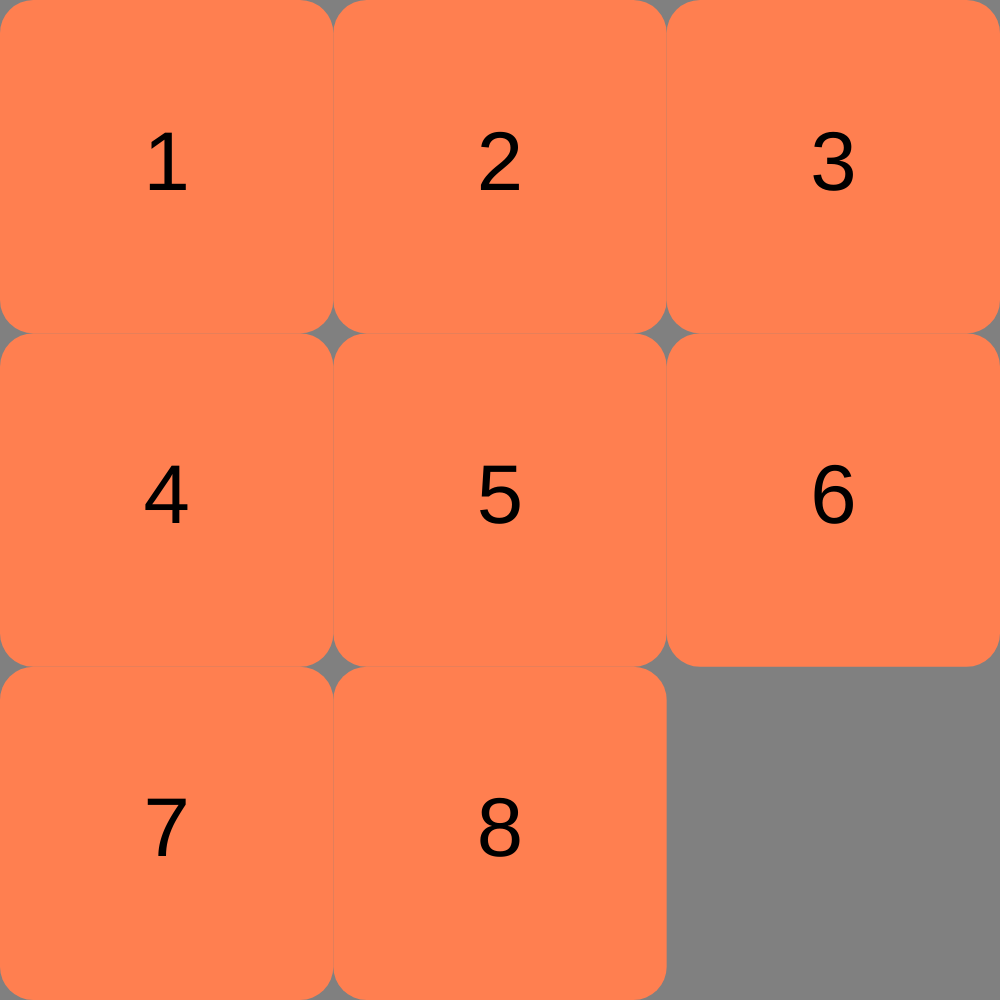
Frame 1 (no input)
Frame 60 (no input): identical to frame 1, image omitted
Frame 120 (the mouse pressed at the canvas centre since frame 60): identical to frame 1, image omitted

The p5.js sketch that drew this single still picture (run headless with seeded random() and noise() and a simulated clock; from frame 60 on, the mouse is pressed at the canvas centre):

// p5.js sketch
// ── sketch.js

function setup() 
{
  var is_height = true;
  var cnv;

  if (windowWidth > windowHeight) {
    is_height = true;
    cnv = createCanvas(windowHeight, windowHeight);
  } else {
    is_height = false;
    cnv = createCanvas(windowWidth, windowWidth);
  }

  if (is_height) {
    cnv.position(windowWidth / 2 - windowHeight / 2);
  }

  function sleep(ms) {
    return new Promise(resolve => setTimeout(resolve, ms));
  }

  var BLACK = color(0, 0, 0);
  var WHITE = color(255, 255, 255);
  var RED = color(255, 0, 0);
  var GREEN = color(0, 255, 0);
  var BLUE = color(0, 0, 255);
  var GREY = color(128, 128, 128);
  var PURPLE = color(128, 0, 128);
  var CYAN = color(0, 255, 255);
  var ORANGE = color(255, 140, 0);
  var CORAL = color(255, 127, 80);

  var BACKGROUND_COLOR = GREY
  var DEFAULT = CORAL;
  var SOLVED_COLOR = GREEN;

  class Box
  {
    constructor(x,y,row,col,cell_width,Text = null)
    {
      this.x = x;
      this.y = y;
      this.row = row;
      this.col = col
      this.cell_width = cell_width;
      this.color = DEFAULT;
      this.Text = Text;
      this.value = int(Text);

      noStroke();
      fill(this.color);
      square(this.x,this.y,this.cell_width,this.cell_width/10);
      
      textSize(this.cell_width/4);
      fill(BLACK);
      textAlign(CENTER,CENTER);
      text(this.Text,this.x+this.cell_width/2,this.y+this.cell_width/2);
    }
    clear(val = false,x = null,y = null, cell_width = null)
    {
      if (!val)
      {
        noStroke();
        fill(BACKGROUND_COLOR);
        square(this.x,this.y,this.cell_width,this.cell_width/10);
      }
      else
      {
        noStroke();
        fill(BACKGROUND_COLOR);
        square(x,y,cell_width,this.cell_width/10);
      }
    }
    change(x,y)
    {
      fill(this.color);
      this.x += x;
      this.y += y;
      square(this.x,this.y,this.cell_width,this.cell_width/10);
      textSize(this.cell_width/4);
      fill(BLACK);
      textAlign(CENTER,CENTER);
      text(this.Text,this.x+this.cell_width/2,this.y+this.cell_width/2);
    }
    async moveUp()
    {
      running = true;
      for(let i = 0;i<10;i++)
      {
        this.clear();
        this.change(0,-this.cell_width/10);
        await sleep(5);
      }
      running = false;

      this.row-=1;
      boxes[this.row][this.col] = new Box(this.x,this.y,this.row,this.col,this.cell_width,this.Text);
      state[this.row][this.col] = this.value;
      boxes[this.row+1][this.col] = null;
      state[this.row+1][this.col] = null;

      this.clear(true,this.x,this.y+this.cell_width,this.cell_width);
      return true;
    }
    async moveDown()
    {
      running = true;
      for(let i = 0;i<10;i++)
      {
        this.clear();
        this.change(0,this.cell_width/10);
        await sleep(5);
      }
      running = false;

      this.row+=1;
      boxes[this.row][this.col] = new Box(this.x,this.y,this.row,this.col,this.cell_width,this.Text);
      state[this.row][this.col] = this.value;
      boxes[this.row-1][this.col] = null;
      state[this.row-1][this.col] = null;

      this.clear(true,this.x,this.y-this.cell_width,this.cell_width);
      return true;
    }
    async moveLeft()
    {
      running = true;
      for(let i = 0;i<10;i++)
      {
        this.clear();
        this.change(-this.cell_width/10,0);
        await sleep(5);
      }
      running = false;

      this.col-=1;
      boxes[this.row][this.col] = new Box(this.x,this.y,this.row,this.col,this.cell_width,this.Text);
      state[this.row][this.col] = this.value;
      boxes[this.row][this.col+1] = null;
      state[this.row][this.col+1] = null;

      this.clear(true,this.x+this.cell_width,this.y,this.cell_width);
      return true;
    }
    async moveRight()
    {
      running = true;
      for(let i = 0;i<10;i++)
      {
        this.clear();
        this.change(this.cell_width/10,0);
        await sleep(5);
      }
      running = false;

      this.col+=1;
      boxes[this.row][this.col] = new Box(this.x,this.y,this.row,this.col,this.cell_width,this.Text);
      state[this.row][this.col] = this.value;
      boxes[this.row][this.col-1] = null;
      state[this.row][this.col-1] = null;

      this.clear(true,this.x-this.cell_width,this.y,this.cell_width);
      return true;
    }
    clickMove()
    {
      if (this.row > 0 && boxes[this.row-1][this.col] == null) return this.moveUp();
      if (this.row < total_rows-1 && boxes[this.row+1][this.col] == null) return this.moveDown();
      if (this.col > 0 && boxes[this.row][this.col-1] == null) return this.moveLeft();
      if (this.col < total_rows-1 && boxes[this.row][this.col+1] == null) return this.moveRight();
      return false;
    }
  } 
  cell_width = width / total_rows; 

  background(BACKGROUND_COLOR);

  let row = 0;
  let col = 0;

  running = true;
  for (let y = 0; y < width; y += cell_width) {
    boxes[row] = [];
    solved_state[row] = [];
    col = 0;
    for (let x = 0; x < width; x += cell_width) {
      if (row == total_rows-1 && col == total_rows-1)boxes[row].push(null);
      else boxes[row].push(new Box(x, y, row, col, cell_width,str(row*total_rows+col+1)));
      if (boxes[row][col] != null)solved_state[row].push(row*total_rows+col+1);
      else solved_state[row].push(null);
      col += 1;
    }
    row += 1;
  }
  running = false;
  state = JSON.parse(JSON.stringify(solved_state));
}

function draw()
{

}



function keyPressed(){
  if (keyIsPressed)
  {
    if (keyIsDown(82)) {
      AstarSolver(solved_state,JSON.parse(JSON.stringify(state)));
      return true;
    }
  }
}

function mouseClicked() 
{
  if (!running)
  {
    let row = floor(mouseY/cell_width);
    let col = floor(mouseX/cell_width);
    try
    {
      if (mouseButton == LEFT)
      {
        let node = boxes[row][col];
        if (node==null)return;
        node.clickMove();
        //console.log(boxes);
      }
    }
    catch(e)
    {}
  }
}

window.setup = setup;
window.draw = draw;
// ── AstarSolver.js
function AstarSolver(start,end)
{
  var t0 = performance.now()
  let count = 0;
  let open_nodes = new PriorityQueue();
  let open_nodes_track = new Set();
  running = true;
  open_nodes_track.add(start);
  open_nodes.push([0, count, start]);

  let parent_node = {};
  let g_score = {};
  let f_score = {};

  g_score[start] = 0;
  f_score[start] = h(start, end);

  while (!open_nodes.isEmpty())
  {
    let current_state = open_nodes.pop()[2];
    open_nodes_track.delete(current_state);

    if (checkSameState(current_state,end))
    {
      generatepath(parent_node, current_state, solved_state);
      console.log("REACHED");
      //console.log(current_state);
      running = false;
      var t1 = performance.now()
      console.log(t1-t0);
      return true;
    }

    let current_neighbors = getneighbors(current_state);

    for (let current_neighbor in current_neighbors) 
    {
      let neighbor = current_neighbors[current_neighbor];
      let temp_g = g_score[current_state] + 1;

      if (checkSameState(neighbor,end))
      {
        parent_node[neighbor] = current_state;
        generatepath(parent_node, neighbor, solved_state);
        console.log("REACHED");
        console.log(neighbor);
        running = false;
        var t1 = performance.now()
        console.log(t1-t0);
        return true;
      }

      if (g_score[neighbor] == undefined)
      {
        g_score[neighbor] = Infinity;
        f_score[neighbor] = Infinity;
      }
      if (temp_g < g_score[neighbor])
      {
        parent_node[neighbor] = current_state;
        g_score[neighbor] = temp_g;
        f_score[neighbor] = temp_g + h(neighbor, end);
        open_nodes.push([f_score[neighbor], count++, neighbor]);
        open_nodes_track.add(neighbor);
      }
    }      
  }
  var t1 = performance.now()
  console.log(t1-t0);
  running = false;
  return false;
}

async function generatepath(parent_node, start, end)
{
  let moves = [];
  let this_state = start;
  let parent_state;
  console.log("STARTED")
  while (!checkSameState(this_state,end))
  {
    parent_state = parent_node[this_state];
    changeInNull(this_state,parent_state);
    this_state = parent_state;
    await sleep(150);
  }
  console.log("DONE")
}

async function changeInNull(this_state,next_state)
{
  let this_state_null = getNull(this_state);
  let next_state_null = getNull(next_state);
  let vertical = this_state_null[0]-next_state_null[0];
  let horizontal = this_state_null[1]-next_state_null[1];
  //console.log("WAS CALLED");

  if (vertical == 1)boxes[next_state_null[0]][next_state_null[1]].moveDown();
  if (vertical == -1)boxes[next_state_null[0]][next_state_null[1]].moveUp();
  if (horizontal == 1)boxes[next_state_null[0]][next_state_null[1]].moveRight();
  if (horizontal == -1)boxes[next_state_null[0]][next_state_null[1]].moveLeft();
  await sleep(150);
  return true;
}


function LinearConflict(current_state,final_state)
{
  let score = 0;
  for(let i = 0;i<current_state.length;i++)
  {
    score+=SingleConflict(JSON.parse(JSON.stringify(current_state[i])),JSON.parse(JSON.stringify(final_state[i])));
  }
  let current_columns = getColumns(current_state);
  let final_columns = getColumns(final_state);
  for(let i = 0;i<current_columns.length;i++)
  {
    score+=SingleConflict(JSON.parse(JSON.stringify(current_columns[i])),JSON.parse(JSON.stringify(final_columns[i])));
  }
  return score;
}

function SingleConflict(current_line,final_line)
{
  let score = 0;
  var position = [];
  for (let i = 0;i<total_rows;i++)
  {
    if (final_line[i] in Object.values(current_line))
    {
      position.push(i);
    }
  }
  for(let i = 0;i<position.length;i++)
  {
    for(let j = i+1;j<position.length;j++)
    {
      if(position[j]<position[i])
      {
        score+=position[i]-position[j]+2;
      }
    }
  }
  return score;
}
function ManhattanMisplaced(current_state,final_state)
{
  let manhattan_score = 0;
  let misplaced_tiles_score = 0;
  for(let i = 0;i<total_rows;i++)
  {
    for (let j = 0;j<total_rows;j++)
    {
      let check = final_state[i][j];
      for(let row = 0;row<total_rows;row++)
      {
        if (current_state[row].includes(check))
        {
          col = current_state[row].indexOf(check);
          md = abs(i-row)+abs(j-col);
          manhattan_score+=md;
          if (md!=0)misplaced_tiles_score++;

          break;
        }
      }
    }
  }
  return manhattan_score+misplaced_tiles_score;
}

function h(current_state,final_state)
{
  let score = ManhattanMisplaced(current_state,final_state) + LinearConflict(current_state,final_state);
  return score;
}

// ── Globals.js
function sleep(ms) {
  return new Promise(resolve => setTimeout(resolve, ms));
}

var boxes = [];
var total_rows = 3;
var cell_width;
var worstCase4 = [13, 4, 11, 2, 9, 12, 15, 1, 6, 3, 8, 7, 14, 10, 5];
var worstCase4x = [13, 4, 11, 2, 9, 12, 15, 1, 6, 3, 8, 7, 14, 10, 5];
var running = false;
var solved_state = [];
var state = [];

// ── HelperFunctions.js
function getneighbors(current_state)
{
  
  let temp_state = JSON.parse(JSON.stringify(current_state));
  let row;
  let col;

  for(row = 0;row<total_rows;row++)
  {
    if (temp_state[row].includes(null))
    {
      col = temp_state[row].indexOf(null);
      break;
    }
  }

  let neighbors = [];

  if (row>0)
  {
    temp_state[row][col] = temp_state[row-1][col];
    temp_state[row-1][col] = null;
    neighbors.push(JSON.parse(JSON.stringify(temp_state)));
  }
  temp_state = JSON.parse(JSON.stringify(current_state));
  if (row<total_rows-1)
  {
    temp_state[row][col] = temp_state[row+1][col];
    temp_state[row+1][col] = null;
    neighbors.push(JSON.parse(JSON.stringify(temp_state)));
  }
  temp_state = JSON.parse(JSON.stringify(current_state));
  if (col>0)
  {
    temp_state[row][col] = temp_state[row][col-1];
    temp_state[row][col-1] = null;
    neighbors.push(JSON.parse(JSON.stringify(temp_state)));
  }
  temp_state = JSON.parse(JSON.stringify(current_state));
  if (col<total_rows-1)
  {
    temp_state[row][col] = temp_state[row][col+1];
    temp_state[row][col+1] = null;
    neighbors.push(JSON.parse(JSON.stringify(temp_state)));
  }

  return neighbors;
}

function getNull(my_state)
{
  let row;
  let col;
  for(row = 0;row<total_rows;row++)
  {
    if (my_state[row].includes(null))
    {
      col = my_state[row].indexOf(null);
      break;
    }
  }
  return [row,col];
}

function checkSameState(state1,state2)
{
  for (var i = 0; i < state1.length; i++)
  for (var j = 0; j < state1.length; j++)
  if (state1[i][j] != state2[i][j])return false;
  return true;
}

function getColumns(current_state)
{
  let all_col = [];
  let temp_col = [];
  for(let i = 0;i<current_state.length;i++)
  {
    temp_col = [];
    for(let j = 0;j<current_state[i].length;j++)
    {
      temp_col.push(current_state[i][j]);
    }
    all_col.push(temp_col);
  }
  return JSON.parse(JSON.stringify(all_col));
}
function sleep(ms) {
    return new Promise(resolve => setTimeout(resolve, ms));
}
